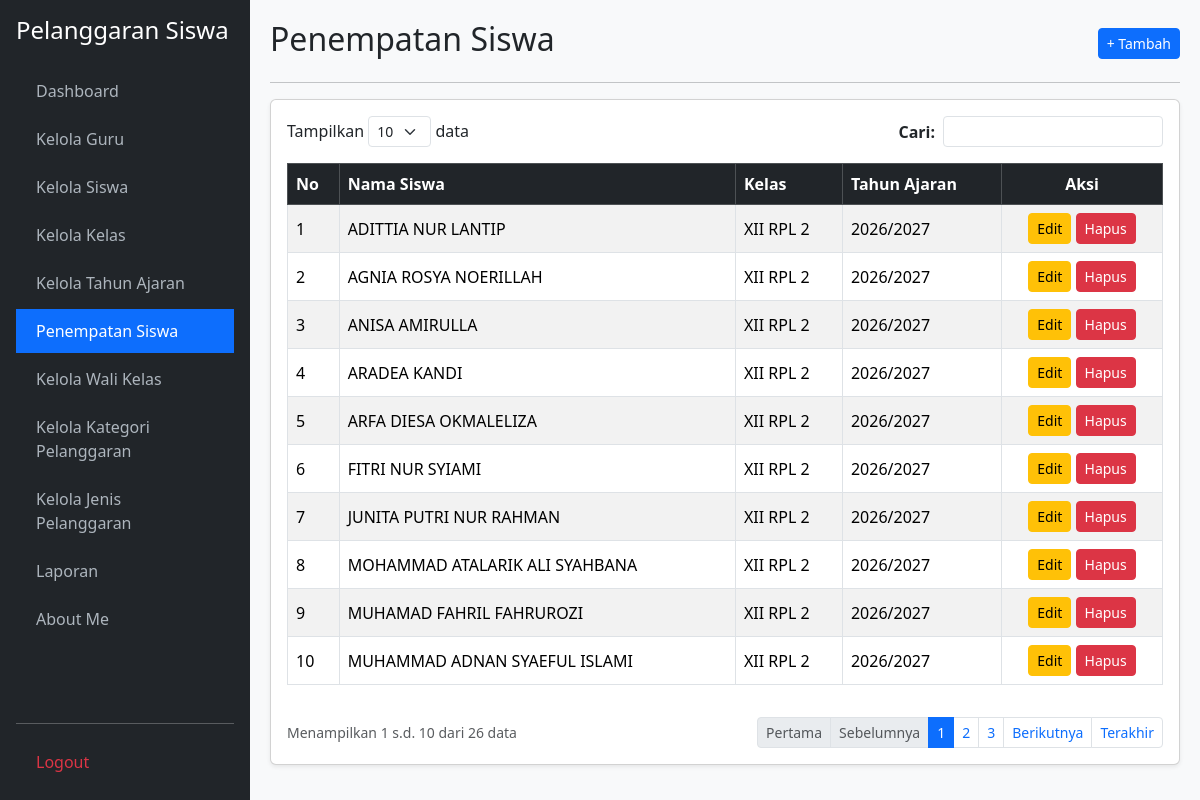
Screenshot of /penempatan_siswa.php (signed in) with the database file from the repository.
### tables this page shows
CREATE TABLE `t_kelas_siswa` (
  `id` int(11) NOT NULL,
  `siswa_id` int(11) NOT NULL,
  `tahun_ajaran_id` int(11) NOT NULL,
  `kelas_id` int(11) NOT NULL,
  `tanggal_mulai` date DEFAULT NULL,
  `tanggal_selesai` date DEFAULT NULL,
  `status_aktif` tinyint(1) DEFAULT 1,
  `created_at` timestamp NULL DEFAULT NULL,
  `updated_at` timestamp NULL DEFAULT NULL
);

CREATE TABLE `t_siswa` (
  `id` int(11) NOT NULL,
  `nis` varchar(30) NOT NULL,
  `nisn` varchar(20) DEFAULT NULL,
  `nama` varchar(150) NOT NULL,
  `jenis_kelamin` char(1) DEFAULT NULL,
  `tanggal_lahir` date DEFAULT NULL,
  `alamat` text DEFAULT NULL,
  `status_aktif` tinyint(1) DEFAULT 1,
  `created_at` timestamp NULL DEFAULT NULL,
  `updated_at` timestamp NULL DEFAULT NULL
);

CREATE TABLE `t_kelas` (
  `id` int(11) NOT NULL,
  `nama` varchar(100) NOT NULL,
  `tingkat` varchar(20) DEFAULT NULL,
  `jurusan` varchar(100) DEFAULT NULL,
  `status_aktif` tinyint(1) DEFAULT 1,
  `created_at` timestamp NULL DEFAULT NULL,
  `updated_at` timestamp NULL DEFAULT NULL
);

CREATE TABLE `t_tahun_ajaran` (
  `id` int(11) NOT NULL,
  `nama` varchar(20) NOT NULL,
  `tanggal_mulai` date DEFAULT NULL,
  `tanggal_selesai` date DEFAULT NULL,
  `status_aktif` tinyint(1) DEFAULT 1,
  `created_at` timestamp NULL DEFAULT NULL,
  `updated_at` timestamp NULL DEFAULT NULL
);

### penempatan_siswa.php (the view, shortened to what this page needs)
<?php
require_once 'koneksi.php';
$aksi = $_GET['aksi'] ?? '';
$edit_id = $_GET['edit'] ?? '';
$edit = $edit_id ? mysqli_fetch_assoc(mysqli_query($koneksi, "SELECT * FROM t_kelas_siswa WHERE id='$edit_id'")) : null;
$limit = 10;
$h = max(1, (int)($_GET['halaman'] ?? 1));
$offset = ($h - 1) * $limit;
$cari = mysqli_real_escape_string($koneksi, $_GET['cari'] ?? '');
$where = $cari ? "WHERE ts.nama LIKE '%$cari%' OR tk.nama LIKE '%$cari%' OR ta.nama LIKE '%$cari%'" : "";
$total = mysqli_num_rows(mysqli_query($koneksi, "SELECT tks.id FROM t_kelas_siswa tks JOIN t_siswa ts ON tks.siswa_id=ts.id JOIN t_kelas tk ON tks.kelas_id=tk.id JOIN t_tahun_ajaran ta ON tks.tahun_ajaran_id=ta.id $where"));
$pages = ceil($total / $limit);
$data = mysqli_query($koneksi, "SELECT tks.*, ts.nama AS nama_siswa, tk.nama AS nama_kelas, ta.nama AS tahun_ajaran FROM t_kelas_siswa tks JOIN t_siswa ts ON tks.siswa_id=ts.id JOIN t_kelas tk ON tks.kelas_id=tk.id JOIN t_tahun_ajaran ta ON tks.tahun_ajaran_id=ta.id $where LIMIT $offset, $limit");
$no = $offset + 1;
$opt_siswa = mysqli_query($koneksi, "SELECT * FROM t_siswa WHERE status_aktif=1 ORDER BY nama ASC");
$opt_kelas = mysqli_query($koneksi, "SELECT * FROM t_kelas WHERE status_aktif=1 ORDER BY nama ASC");
$opt_ta = mysqli_query($koneksi, "SELECT * FROM t_tahun_ajaran WHERE status_aktif=1 ORDER BY nama DESC");
?>
<!DOCTYPE html>
<html lang="id">
<head>
    <link href="https://cdn.jsdelivr.net/npm/bootstrap@5.3.2/dist/css/bootstrap.min.css" rel="stylesheet">
</head>
<body>
    <div class="sidebar d-flex flex-column p-3">
        <h4 class="text-white mb-4">Pelanggaran Siswa</h4>
        <ul class="nav nav-pills flex-column mb-auto">
            <li class="nav-item mb-1"><a href="dashboard.php">Dashboard</a></li>
            <li class="nav-item mb-1"><a href="kelola_guru.php">Kelola Guru</a></li>
            <li class="nav-item mb-1"><a href="kelola_siswa.php">Kelola Siswa</a></li>
            <li class="nav-item mb-1"><a href="kelola_kelas.php">Kelola Kelas</a></li>
            <li class="nav-item mb-1"><a href="kelola_tahun_ajaran.php">Kelola Tahun Ajaran</a></li>
            <li class="nav-item mb-1"><a href="penempatan_siswa.php" class="active" >Penempatan Siswa</a></li>
            <li class="nav-item mb-1"><a href="kelola_wali_kelas.php">Kelola Wali Kelas</a></li>
            <li class="nav-item mb-1"><a href="kelola_kategori_pelanggaran.php">Kelola Kategori Pelanggaran</a></li>
            <li class="nav-item mb-1"><a href="kelola_jenis_pelanggaran.php">Kelola Jenis Pelanggaran</a></li>
            <li class="nav-item mb-1"><a href="laporan.php">Laporan</a></li>
            <li class="nav-item mb-1"><a href="about_me.php">About Me</a></li>
        </ul>
        <hr><a href="logout.php" class="text-danger">Logout</a>
    </div>
    <div class="main-content">
        <?php if ($aksi === 'tambah' || $edit): ?>
            <div class="d-flex justify-content-between align-items-center mb-3">
                <h2><?= $edit ? 'Edit Penempatan Siswa' : 'Tambah Penempatan Siswa'; ?></h2>
                <a href="penempatan_siswa.php" class="btn btn-secondary btn-sm">&larr; Kembali</a>
            </div>
            <hr>
            <div class="card shadow-sm"><div class="card-body">
                <form method="POST">
                    <input type="hidden" name="id" value="<?= $edit['id'] ?? ''; ?>">
                    <div class="mb-3">
                        <label class="form-label fw-bold">Pilih Siswa:</label>
                        <select name="siswa_id" class="form-control" required>
                            <option value="">-- Pilih Siswa --</option>
                            <?php mysqli_data_seek($opt_siswa, 0); while($s = mysqli_fetch_assoc($opt_siswa)): ?>
                                <option value="<?= $s['id']; ?>" <?= (($edit['siswa_id'] ?? '') == $s['id']) ? 'selected' : ''; ?>><?= htmlspecialchars($s['nama']); ?></option>
                            <?php endwhile; ?>
                        </select>
                    </div>
                    <div class="mb-3">
                        <label class="form-label fw-bold">Pilih Kelas:</label>
                        <select name="kelas_id" class="form-control" required>
                            <option value="">-- Pilih Kelas --</option>
                            <?php mysqli_data_seek($opt_kelas, 0); while($k = mysqli_fetch_assoc($opt_kelas)): ?>
                                <option value="<?= $k['id']; ?>" <?= (($edit['kelas_id'] ?? '') == $k['id']) ? 'selected' : ''; ?>><?= htmlspecialchars($k['nama']); ?></option>
                            <?php endwhile; ?>
                        </select>
                    </div>
                    <div class="mb-3">
                        <label class="form-label fw-bold">Pilih Tahun Ajaran:</label>
                        <select name="tahun_ajaran_id" class="form-control" required>
                            <option value="">-- Pilih Tahun Ajaran --</option>
                            <?php mysqli_data_seek($opt_ta, 0); while($t = mysqli_fetch_assoc($opt_ta)): ?>
                                <option value="<?= $t['id']; ?>" <?= (($edit['tahun_ajaran_id'] ?? '') == $t['id']) ? 'selected' : ''; ?>><?= htmlspecialchars($t['nama']); ?></option>
                            <?php endwhile; ?>
                        </select>
                    </div>
                    <hr>
                    <div class="d-flex justify-content-end">
                        <a href="penempatan_siswa.php" class="btn btn-secondary me-2">Batal</a>
                        <button type="submit" name="simpan" class="btn btn-primary">Simpan Penempatan</button>
                    </div>
                </form>
            </div></div>
        <?php else: ?>
            <div class="d-flex justify-content-between align-items-center mb-2">
                <h2>Penempatan Siswa</h2>
                <a href="?aksi=tambah" class="btn btn-primary btn-sm">+ Tambah</a>
            </div>
            <hr>
            <div class="card shadow-sm"><div class="card-body">
                <div class="row mb-3 justify-content-between">
                    <div class="col-auto">Tampilkan <select class="form-select form-select-sm d-inline-block w-auto"><option>10</option></select> data</div>
                    <div class="col-auto">
                        <form method="GET" class="d-flex align-items-center">
                            <label class="me-2 mb-0 fw-bold">Cari:</label>
                            <input type="text" name="cari" class="form-control form-control-sm" value="<?= htmlspecialchars($cari); ?>">
                        </form>
                    </div>
                </div>
                <div class="table-responsive">
                    <table class="table table-bordered table-striped align-middle">
                        <thead class="table-dark">
                            <tr><th>No</th><th>Nama Siswa</th><th>Kelas</th><th>Tahun Ajaran</th><th class="text-center">Aksi</th></tr>
                        </thead>
                        <tbody>
                            <?php while($r = mysqli_fetch_assoc($data)): ?>
                            <tr>
                                <td><?= $no++; ?></td>
                                <td><?= htmlspecialchars($r['nama_siswa']); ?></td>
                                <td><?= htmlspecialchars($r['nama_kelas']); ?></td>
                                <td><?= htmlspecialchars($r['tahun_ajaran']); ?></td>
                                <td class="text-center">
                                    <a href="?edit=<?= $r['id']; ?>" class="btn btn-sm btn-warning">Edit</a>
                                    <a href="?hapus=<?= $r['id']; ?>" class="btn btn-sm btn-danger" onclick="return confirm('Hapus data penempatan siswa ini?')">Hapus</a>
                                </td>
                            </tr>
                            <?php endwhile; if(!$total): ?>
                            <tr><td colspan="5" class="text-center text-muted">Data penempatan siswa tidak ditemukan.</td></tr>
                            <?php endif; ?>
                        </tbody>
                    </table>
                </div>
                <div class="d-flex justify-content-between align-items-center mt-3">
                    <small class="text-muted">Menampilkan <?= $total ? $offset + 1 : 0; ?> s.d. <?= min($offset + $limit, $total); ?> dari <?= $total; ?> data</small>
                    <ul class="pagination pagination-sm mb-0">
                        <li class="page-item <?= $h <= 1 ? 'disabled' : ''; ?>"><a class="page-link" href="?halaman=1&cari=<?= $cari; ?>">Pertama</a></li>
                        <li class="page-item <?= $h <= 1 ? 'disabled' : ''; ?>"><a class="page-link" href="?halaman=<?= $h-1; ?>&cari=<?= $cari; ?>">Sebelumnya</a></li>
                        <?php for($i=1; $i<=$pages; $i++): ?>
                            <li class="page-item <?= $h == $i ? 'active' : ''; ?>"><a class="page-link" href="?halaman=<?= $i; ?>&cari=<?= $cari; ?>"><?= $i; ?></a></li>
                        <?php endfor; ?>
                        <li class="page-item <?= $h >= $pages ? 'disabled' : ''; ?>"><a class="page-link" href="?halaman=<?= $h+1; ?>&cari=<?= $cari; ?>">Berikutnya</a></li>
                        <li class="page-item <?= $h >= $pages ? 'disabled' : ''; ?>"><a class="page-link" href="?halaman=<?= $pages; ?>&cari=<?= $cari; ?>">Terakhir</a></li>
                    </ul>
                </div>
            </div></div>
        <?php endif; ?>
    </div>
</body>
</html>

### penempatan_siswa.php (style rules this page uses)
body { background: #f8f9fa; }
.sidebar { min-height: 100vh; background: #212529; color: #fff; position: fixed; width: 250px; top: 0; left: 0; }
.sidebar a { color: #adb5bd; text-decoration: none; display: block; padding: 10px 20px; }
.sidebar a:hover, .sidebar a.active { color: #fff; background: #0d6efd; }
.main-content { margin-left: 250px; padding: 20px; }

### rows the page displays
t_kelas_siswa: siswa.nama "ADITTIA NUR LANTIP", kelas.nama "XII RPL 2", tahun_ajaran.nama "2026/2027"
t_kelas_siswa: siswa.nama "AGNIA ROSYA NOERILLAH", kelas.nama "XII RPL 2", tahun_ajaran.nama "2026/2027"
t_kelas_siswa: siswa.nama "ANISA AMIRULLA", kelas.nama "XII RPL 2", tahun_ajaran.nama "2026/2027"
t_kelas_siswa: siswa.nama "ARADEA KANDI", kelas.nama "XII RPL 2", tahun_ajaran.nama "2026/2027"
t_kelas_siswa: siswa.nama "ARFA DIESA OKMALELIZA", kelas.nama "XII RPL 2", tahun_ajaran.nama "2026/2027"
t_kelas_siswa: siswa.nama "FITRI NUR SYIAMI", kelas.nama "XII RPL 2", tahun_ajaran.nama "2026/2027"
t_kelas_siswa: siswa.nama "JUNITA PUTRI NUR RAHMAN", kelas.nama "XII RPL 2", tahun_ajaran.nama "2026/2027"
t_kelas_siswa: siswa.nama "MOHAMMAD ATALARIK ALI SYAHBANA", kelas.nama "XII RPL 2", tahun_ajaran.nama "2026/2027"
t_kelas_siswa: siswa.nama "MUHAMAD FAHRIL FAHRUROZI", kelas.nama "XII RPL 2", tahun_ajaran.nama "2026/2027"
t_kelas_siswa: siswa.nama "MUHAMMAD ADNAN SYAEFUL ISLAMI", kelas.nama "XII RPL 2", tahun_ajaran.nama "2026/2027"

### other values shown
$offset + 1 "1"
min($offset + $limit, $total) "10"
$total "26"
